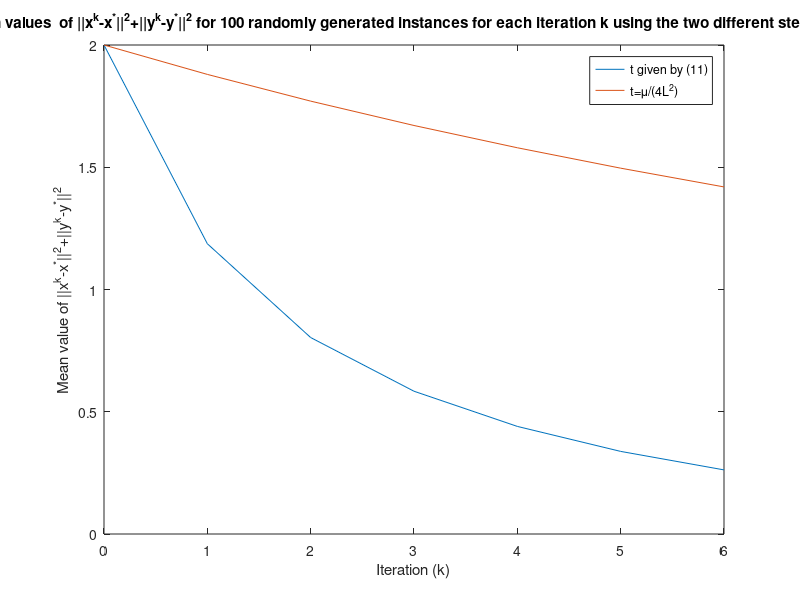

MATLAB code for this plot:
%%%%%%%%%%% The example for the paper: Convergence rate analysis of the
%%%%%%%%%%% gradient descent-ascent method for convex-concave saddle-point
%%%%%%%%%%% problems
clear
clc
rand('seed', 1);

%%% Number of instances
NN=100;
%%% Number of iterations
N=6;

%%%% Dimensions
m=4;
n=5;

%%%% The range of eigenvalues of Ax and Ay
a=.5;
b=5;

%%%% Producing instances
for pp=1:NN
    Ax = rand(n,n);
    Ax=orth( Ax );

    Ay = rand(m,m);
    Ay=orth( Ay );
    Axy= rand(n,m);
    Dx=diag((b-a).*rand(n,1)+a);
    Dy=diag((b-a).*rand(m,1)+a);
    Bx=Ax'*Dx*Ax;
    By=Ay'*Dy*Ay;
    Ax=Bx;
    Ay=By;

    Mx=min(eig(Ax));
    My=min(eig(Ay));
    Lx=norm(Ax);
    Ly=norm(Ay);
    Lxy=norm(Axy);
    L1=max(Lx,Ly);
    M=min(Mx,My);
    L2=max([Lx,Ly,Lxy]);

    t1=(2*((L1+M)*sqrt(Lxy^2+L1*M)+Lxy*(M-L1)))/((4*Lxy^2+(L1+M)^2)*sqrt(Lxy^2+L1*M));
    t2=M/(4*L2^2);

    x1=[];
    y1=[];
    x1(1,:)=rand(1,n);
    y1(1,:)=rand(1,m);
    a1=norm(x1(1,:));
    b1=norm(y1(1,:));
    x1(1,:)=x1(1,:)/a1;
    y1(1,:)=y1(1,:)/b1;

    x2=x1';
    y2=y1';
    x1=x1';
    y1=y1';
    x0=x1;
    y0=y1;

    for kk=2:N+1
        xx=x1(:,kk-1)-t1*(Ax*x1(:,kk-1)+Axy*y1(:,kk-1));
        x1(:,kk)=xx;
        yy=y1(:,kk-1)+t1*(-Ay*y1(:,kk-1)+(x1(:,kk-1)'*Axy)');
        y1(:,kk)=yy;

        xx=x2(:,kk-1)-t2*(Ax*x2(:,kk-1)+Axy*y2(:,kk-1));
        x2(:,kk)=xx;
        yy=y2(:,kk-1)+t2*(-Ay*y2(:,kk-1)+(x2(:,kk-1)'*Axy)');
        y2(:,kk)=yy;

    end

    pp1=[];
    pp2=[];
    for kk=1:N+1
        pp1=[pp1 norm(x1(:,kk))^2+norm(y1(:,kk))^2];
        pp2=[pp2 norm(x2(:,kk))^2+norm(y2(:,kk))^2];
    end

    PP1(pp,:)=pp1;
    PP2(pp,:)=pp2;

    %fname = sprintf('data%d.mat', pp);
    %save(fname,'Ax','Ay','Axy','x0','y0')

end

for pp=1:N+1
    Mpp1(pp)=mean(PP1(:,pp));
    Mpp2(pp)=mean(PP2(:,pp));
end

kk=0:N;
plot(kk,Mpp1,'DisplayName','t given by (11)')
hold on
plot(kk,Mpp2,'DisplayName','t=\mu/(4L^2)')
legend
xlabel('Iteration (k)') 
ylabel('Mean value of ||x^k-x^*||^2+||y^k-y^*||^2') 
title('Mean values  of ||x^k-x^*||^2+||y^k-y^*||^2 for 100 randomly generated instances for each iteration k using the two different step lengths')
set(gca,'xtick',0:N+1)
hold off
